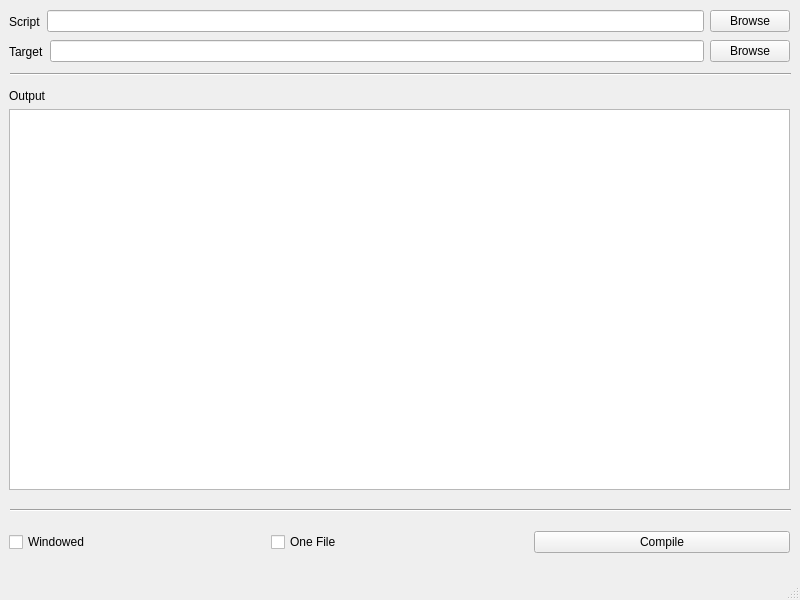
<?xml version="1.0" encoding="UTF-8"?>
<ui version="4.0">
 <class>MainWindow</class>
 <widget class="QMainWindow" name="MainWindow">
  <property name="geometry">
   <rect>
    <x>0</x>
    <y>0</y>
    <width>800</width>
    <height>600</height>
   </rect>
  </property>
  <property name="windowTitle">
   <string>PyInstaller GUI</string>
  </property>
  <widget class="QWidget" name="centralwidget">
   <widget class="QWidget" name="horizontalLayoutWidget">
    <property name="geometry">
     <rect>
      <x>9</x>
      <y>9</y>
      <width>781</width>
      <height>25</height>
     </rect>
    </property>
    <layout class="QHBoxLayout" name="horizontalLayout">
     <item>
      <widget class="QLabel" name="scriptLabel">
       <property name="text">
        <string>Script</string>
       </property>
      </widget>
     </item>
     <item>
      <widget class="QLineEdit" name="scriptFileLocation"/>
     </item>
     <item>
      <widget class="QPushButton" name="scriptOpen">
       <property name="text">
        <string>Browse</string>
       </property>
      </widget>
     </item>
    </layout>
   </widget>
   <widget class="QWidget" name="horizontalLayoutWidget_2">
    <property name="geometry">
     <rect>
      <x>9</x>
      <y>530</y>
      <width>781</width>
      <height>25</height>
     </rect>
    </property>
    <layout class="QHBoxLayout" name="horizontalLayout_3">
     <item>
      <widget class="QCheckBox" name="windowedOption">
       <property name="text">
        <string>Windowed</string>
       </property>
      </widget>
     </item>
     <item>
      <widget class="QCheckBox" name="oneFile">
       <property name="text">
        <string>One File</string>
       </property>
      </widget>
     </item>
     <item>
      <widget class="QPushButton" name="convertPy">
       <property name="text">
        <string>Compile</string>
       </property>
      </widget>
     </item>
    </layout>
   </widget>
   <widget class="QWidget" name="horizontalLayoutWidget_3">
    <property name="geometry">
     <rect>
      <x>9</x>
      <y>39</y>
      <width>781</width>
      <height>25</height>
     </rect>
    </property>
    <layout class="QHBoxLayout" name="horizontalLayout_2">
     <item>
      <widget class="QLabel" name="targetLabel">
       <property name="text">
        <string>Target</string>
       </property>
      </widget>
     </item>
     <item>
      <widget class="QLineEdit" name="outputFolderLocation"/>
     </item>
     <item>
      <widget class="QPushButton" name="targetOpen">
       <property name="text">
        <string>Browse</string>
       </property>
      </widget>
     </item>
    </layout>
   </widget>
   <widget class="Line" name="topSeparator">
    <property name="geometry">
     <rect>
      <x>10</x>
      <y>66</y>
      <width>781</width>
      <height>16</height>
     </rect>
    </property>
    <property name="orientation">
     <enum>Qt::Horizontal</enum>
    </property>
   </widget>
   <widget class="Line" name="bottomSeparator">
    <property name="geometry">
     <rect>
      <x>10</x>
      <y>500</y>
      <width>781</width>
      <height>21</height>
     </rect>
    </property>
    <property name="orientation">
     <enum>Qt::Horizontal</enum>
    </property>
   </widget>
   <widget class="QWidget" name="verticalLayoutWidget">
    <property name="geometry">
     <rect>
      <x>9</x>
      <y>89</y>
      <width>781</width>
      <height>401</height>
     </rect>
    </property>
    <layout class="QVBoxLayout" name="verticalLayout">
     <item>
      <widget class="QLabel" name="outputLabel">
       <property name="text">
        <string>Output</string>
       </property>
      </widget>
     </item>
     <item>
      <widget class="QPlainTextEdit" name="commandOutput">
       <property name="cursor" stdset="0">
        <cursorShape>IBeamCursor</cursorShape>
       </property>
       <property name="readOnly">
        <bool>true</bool>
       </property>
      </widget>
     </item>
    </layout>
   </widget>
  </widget>
  <widget class="QMenuBar" name="menubar">
   <property name="geometry">
    <rect>
     <x>0</x>
     <y>0</y>
     <width>800</width>
     <height>21</height>
    </rect>
   </property>
  </widget>
  <widget class="QStatusBar" name="statusbar"/>
 </widget>
 <resources/>
 <connections/>
</ui>
